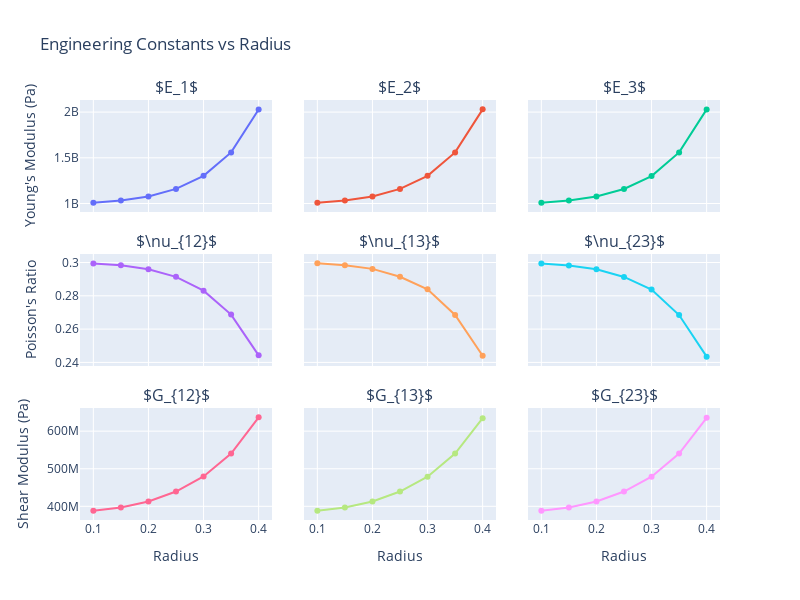

The notebook cell this image was saved under:
### Code cell
import plotly.graph_objects as go
from plotly.subplots import make_subplots

eng_const_names = [
    'e1', 'e2', 'e3', 'nu12', 'nu13', 'nu23', 'g12', 'g13', 'g23'
    ]
eng_const_labels = [
    r'$E_1$', r'$E_2$', r'$E_3$',
    r'$\nu_{12}$', r'$\nu_{13}$', r'$\nu_{23}$',
    r'$G_{12}$', r'$G_{13}$', r'$G_{23}$'
    ]

df = pd.read_csv('t18_results.csv')

# Create 3x3 subplot grid
fig = make_subplots(
    rows=3, cols=3,
    subplot_titles=eng_const_labels,
    shared_xaxes=True,
    shared_yaxes='rows',
    vertical_spacing=0.1,
    horizontal_spacing=0.05
)

# Plot each engineering constant
for i, const_name in enumerate(eng_const_names):
    row = i // 3 + 1
    col = i % 3 + 1
    
    fig.add_trace(
        go.Scatter(
            x=df['radius'],
            y=df[const_name],
            mode='lines+markers',
            name=eng_const_labels[i],
            showlegend=False
        ),
        row=row, col=col
    )

# Update layout
fig.update_layout(
    title="Engineering Constants vs Radius",
    height=600,
    width=800
)

# Update axes labels
fig.update_xaxes(title_text="Radius", row=3, col=1)
fig.update_xaxes(title_text="Radius", row=3, col=2)
fig.update_xaxes(title_text="Radius", row=3, col=3)

fig.update_yaxes(title_text="Young's Modulus (Pa)", row=1, col=1)
fig.update_yaxes(title_text="Poisson's Ratio", row=2, col=1)
fig.update_yaxes(title_text="Shear Modulus (Pa)", row=3, col=1)

# Enable LaTeX rendering by wrapping in MathJax delimiters
# Plotly automatically renders text between $ signs as LaTeX when displayed in Jupyter
fig.show()

### Figure 1 — Plotly figure (JSON) as saved in the notebook; plotly's stock layout.template omitted (floating-point values rounded to 4 significant figures)
{"data": [{"mode": "lines+markers", "name": "$E_1$", "showlegend": false, "type": "scatter", "x": [0.1, 0.15, 0.2, 0.25, 0.3, 0.35, 0.4], "xaxis": "x", "y": [1010000000.0, 1032000000.0, 1077000000.0, 1160000000.0, 1303000000.0, 1559000000.0, 2028000000.0], "yaxis": "y"}, {"mode": "lines+markers", "name": "$E_2$", "showlegend": false, "type": "scatter", "x": [0.1, 0.15, 0.2, 0.25, 0.3, 0.35, 0.4], "xaxis": "x2", "y": [1010000000.0, 1032000000.0, 1077000000.0, 1160000000.0, 1303000000.0, 1559000000.0, 2030000000.0], "yaxis": "y2"}, {"mode": "lines+markers", "name": "$E_3$", "showlegend": false, "type": "scatter", "x": [0.1, 0.15, 0.2, 0.25, 0.3, 0.35, 0.4], "xaxis": "x3", "y": [1010000000.0, 1032000000.0, 1076000000.0, 1159000000.0, 1301000000.0, 1559000000.0, 2030000000.0], "yaxis": "y3"}, {"mode": "lines+markers", "name": "$\\nu_{12}$", "showlegend": false, "type": "scatter", "x": [0.1, 0.15, 0.2, 0.25, 0.3, 0.35, 0.4], "xaxis": "x4", "y": [0.2995, 0.2983, 0.2959, 0.2914, 0.2831, 0.2687, 0.2443], "yaxis": "y4"}, {"mode": "lines+markers", "name": "$\\nu_{13}$", "showlegend": false, "type": "scatter", "x": [0.1, 0.15, 0.2, 0.25, 0.3, 0.35, 0.4], "xaxis": "x5", "y": [0.2995, 0.2983, 0.2962, 0.2915, 0.2839, 0.2685, 0.244], "yaxis": "y5"}, {"mode": "lines+markers", "name": "$\\nu_{23}$", "showlegend": false, "type": "scatter", "x": [0.1, 0.15, 0.2, 0.25, 0.3, 0.35, 0.4], "xaxis": "x6", "y": [0.2994, 0.2982, 0.2959, 0.2913, 0.2838, 0.2685, 0.2435], "yaxis": "y6"}, {"mode": "lines+markers", "name": "$G_{12}$", "showlegend": false, "type": "scatter", "x": [0.1, 0.15, 0.2, 0.25, 0.3, 0.35, 0.4], "xaxis": "x7", "y": [388500000.0, 397000000.0, 412900000.0, 439400000.0, 479500000.0, 540500000.0, 636800000.0], "yaxis": "y7"}, {"mode": "lines+markers", "name": "$G_{13}$", "showlegend": false, "type": "scatter", "x": [0.1, 0.15, 0.2, 0.25, 0.3, 0.35, 0.4], "xaxis": "x8", "y": [388500000.0, 397000000.0, 412900000.0, 439400000.0, 478800000.0, 540400000.0, 634700000.0], "yaxis": "y8"}, {"mode": "lines+markers", "name": "$G_{23}$", "showlegend": false, "type": "scatter", "x": [0.1, 0.15, 0.2, 0.25, 0.3, 0.35, 0.4], "xaxis": "x9", "y": [388500000.0, 397000000.0, 412900000.0, 439400000.0, 479000000.0, 540500000.0, 635500000.0], "yaxis": "y9"}], "layout": {"annotations": [{"font": {"size": 16}, "showarrow": false, "text": "$E_1$", "x": 0.15, "xanchor": "center", "xref": "paper", "y": 1, "yanchor": "bottom", "yref": "paper"}, {"font": {"size": 16}, "showarrow": false, "text": "$E_2$", "x": 0.5, "xanchor": "center", "xref": "paper", "y": 1, "yanchor": "bottom", "yref": "paper"}, {"font": {"size": 16}, "showarrow": false, "text": "$E_3$", "x": 0.85, "xanchor": "center", "xref": "paper", "y": 1, "yanchor": "bottom", "yref": "paper"}, {"font": {"size": 16}, "showarrow": false, "text": "$\\nu_{12}$", "x": 0.15, "xanchor": "center", "xref": "paper", "y": 0.6333, "yanchor": "bottom", "yref": "paper"}, {"font": {"size": 16}, "showarrow": false, "text": "$\\nu_{13}$", "x": 0.5, "xanchor": "center", "xref": "paper", "y": 0.6333, "yanchor": "bottom", "yref": "paper"}, {"font": {"size": 16}, "showarrow": false, "text": "$\\nu_{23}$", "x": 0.85, "xanchor": "center", "xref": "paper", "y": 0.6333, "yanchor": "bottom", "yref": "paper"}, {"font": {"size": 16}, "showarrow": false, "text": "$G_{12}$", "x": 0.15, "xanchor": "center", "xref": "paper", "y": 0.2667, "yanchor": "bottom", "yref": "paper"}, {"font": {"size": 16}, "showarrow": false, "text": "$G_{13}$", "x": 0.5, "xanchor": "center", "xref": "paper", "y": 0.2667, "yanchor": "bottom", "yref": "paper"}, {"font": {"size": 16}, "showarrow": false, "text": "$G_{23}$", "x": 0.85, "xanchor": "center", "xref": "paper", "y": 0.2667, "yanchor": "bottom", "yref": "paper"}], "height": 600, "title": {"text": "Engineering Constants vs Radius"}, "width": 800, "xaxis": {"anchor": "y", "domain": [0, 0.3], "matches": "x7", "showticklabels": false}, "xaxis2": {"anchor": "y2", "domain": [0.35, 0.65], "matches": "x8", "showticklabels": false}, "xaxis3": {"anchor": "y3", "domain": [0.7, 1], "matches": "x9", "showticklabels": false}, "xaxis4": {"anchor": "y4", "domain": [0, 0.3], "matches": "x7", "showticklabels": false}, "xaxis5": {"anchor": "y5", "domain": [0.35, 0.65], "matches": "x8", "showticklabels": false}, "xaxis6": {"anchor": "y6", "domain": [0.7, 1], "matches": "x9", "showticklabels": false}, "xaxis7": {"anchor": "y7", "domain": [0, 0.3], "title": {"text": "Radius"}}, "xaxis8": {"anchor": "y8", "domain": [0.35, 0.65], "title": {"text": "Radius"}}, "xaxis9": {"anchor": "y9", "domain": [0.7, 1], "title": {"text": "Radius"}}, "yaxis": {"anchor": "x", "domain": [0.7333, 1], "title": {"text": "Young's Modulus (Pa)"}}, "yaxis2": {"anchor": "x2", "domain": [0.7333, 1], "matches": "y", "showticklabels": false}, "yaxis3": {"anchor": "x3", "domain": [0.7333, 1], "matches": "y", "showticklabels": false}, "yaxis4": {"anchor": "x4", "domain": [0.3667, 0.6333], "title": {"text": "Poisson's Ratio"}}, "yaxis5": {"anchor": "x5", "domain": [0.3667, 0.6333], "matches": "y4", "showticklabels": false}, "yaxis6": {"anchor": "x6", "domain": [0.3667, 0.6333], "matches": "y4", "showticklabels": false}, "yaxis7": {"anchor": "x7", "domain": [0, 0.2667], "title": {"text": "Shear Modulus (Pa)"}}, "yaxis8": {"anchor": "x8", "domain": [0, 0.2667], "matches": "y7", "showticklabels": false}, "yaxis9": {"anchor": "x9", "domain": [0, 0.2667], "matches": "y7", "showticklabels": false}}}
